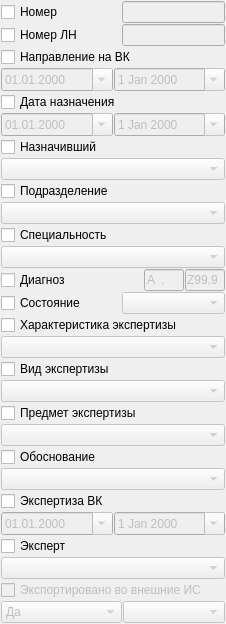
                    <widget class="QWidget" name="scrollAreaWidgetContents_9">
                     <property name="geometry">
                      <rect>
                       <x>0</x>
                       <y>0</y>
                       <width>217</width>
                       <height>560</height>
                      </rect>
                     </property>
                     <layout class="QGridLayout" name="gridLayout_57">
                      <property name="margin">
                       <number>1</number>
                      </property>
                      <property name="spacing">
                       <number>1</number>
                      </property>
                      <item row="19" column="0" colspan="3">
                       <widget class="QCheckBox" name="chkFilterExpertMKBMC">
                        <property name="text">
                         <string>Диагноз</string>
                        </property>
                       </widget>
                      </item>
                      <item row="14" column="0" colspan="5">
                       <widget class="CPersonComboBoxEx" name="cmbFilterExpertSetPersonMC">
                        <property name="enabled">
                         <bool>false</bool>
                        </property>
                       </widget>
                      </item>
                      <item row="19" column="4">
                       <widget class="CICDCodeEdit" name="edtFilterExpertEndMKBMC">
                        <property name="enabled">
                         <bool>false</bool>
                        </property>
                        <property name="sizePolicy">
                         <sizepolicy hsizetype="Fixed" vsizetype="Fixed">
                          <horstretch>0</horstretch>
                          <verstretch>0</verstretch>
                         </sizepolicy>
                        </property>
                        <property name="maximumSize">
                         <size>
                          <width>40</width>
                          <height>16777215</height>
                         </size>
                        </property>
                        <property name="inputMask">
                         <string>a00.00; </string>
                        </property>
                        <property name="text">
                         <string>Z99.9</string>
                        </property>
                        <property name="maxLength">
                         <number>6</number>
                        </property>
                       </widget>
                      </item>
                      <item row="16" column="0" colspan="5">
                       <widget class="COrgStructureComboBox" name="cmbFilterExpertOrgStructMC">
                        <property name="enabled">
                         <bool>false</bool>
                        </property>
                       </widget>
                      </item>
                      <item row="30" column="0" colspan="5">
                       <layout class="QHBoxLayout" name="horizontalLayout_17">
                        <item>
                         <widget class="CDateEdit" name="edtFilterBegExecDateMC">
                          <property name="enabled">
                           <bool>false</bool>
                          </property>
                          <property name="displayFormat">
                           <string notr="true">dd.MM.yyyy</string>
                          </property>
                          <property name="calendarPopup">
                           <bool>true</bool>
                          </property>
                         </widget>
                        </item>
                        <item>
                         <widget class="CDateEdit" name="edtFilterEndExecDateMC">
                          <property name="enabled">
                           <bool>false</bool>
                          </property>
                          <property name="calendarPopup">
                           <bool>true</bool>
                          </property>
                         </widget>
                        </item>
                       </layout>
                      </item>
                      <item row="26" column="0" colspan="5">
                       <widget class="CRBComboBox" name="cmbFilterExpertExpertiseObjectMC">
                        <property name="enabled">
                         <bool>false</bool>
                        </property>
                       </widget>
                      </item>
                      <item row="7" column="1" colspan="4">
                       <widget class="QLineEdit" name="edtFilterExpertNumberMC">
                        <property name="enabled">
                         <bool>false</bool>
                        </property>
                       </widget>
                      </item>
                      <item row="27" column="0" colspan="5">
                       <widget class="QCheckBox" name="chkFilterExpertExpertiseArgumentMC">
                        <property name="text">
                         <string>Обоснование</string>
                        </property>
                       </widget>
                      </item>
                      <item row="17" column="0" colspan="5">
                       <widget class="QCheckBox" name="chkFilterExpertSpecialityMC">
                        <property name="text">
                         <string>Специальность</string>
                        </property>
                       </widget>
                      </item>
                      <item row="20" column="1" colspan="4">
                       <widget class="CActionStatusComboBox" name="cmbFilterExpertClosedMC">
                        <property name="enabled">
                         <bool>false</bool>
                        </property>
                       </widget>
                      </item>
                      <item row="22" column="0" colspan="5">
                       <widget class="CRBComboBox" name="cmbFilterExpertExpertiseCharacterMC">
                        <property name="enabled">
                         <bool>false</bool>
                        </property>
                       </widget>
                      </item>
                      <item row="21" column="0" colspan="5">
                       <widget class="QCheckBox" name="chkFilterExpertExpertiseCharacterMC">
                        <property name="text">
                         <string>Характеристика экспертизы</string>
                        </property>
                       </widget>
                      </item>
                      <item row="25" column="0" colspan="5">
                       <widget class="QCheckBox" name="ghkFilterExpertExpertiseObjectMC">
                        <property name="text">
                         <string>Предмет экспертизы</string>
                        </property>
                       </widget>
                      </item>
                      <item row="19" column="3">
                       <widget class="CICDCodeEdit" name="edtFilterExpertBegMKBMC">
                        <property name="enabled">
                         <bool>false</bool>
                        </property>
                        <property name="sizePolicy">
                         <sizepolicy hsizetype="Fixed" vsizetype="Fixed">
                          <horstretch>0</horstretch>
                          <verstretch>0</verstretch>
                         </sizepolicy>
                        </property>
                        <property name="maximumSize">
                         <size>
                          <width>40</width>
                          <height>16777215</height>
                         </size>
                        </property>
                        <property name="inputMask">
                         <string>a00.00; </string>
                        </property>
                        <property name="text">
                         <string>A.</string>
                        </property>
                        <property name="maxLength">
                         <number>6</number>
                        </property>
                       </widget>
                      </item>
                      <item row="35" column="2">
                       <spacer name="verticalSpacer_7">
                        <property name="orientation">
                         <enum>Qt::Vertical</enum>
                        </property>
                        <property name="sizeHint" stdset="0">
                         <size>
                          <width>20</width>
                          <height>40</height>
                         </size>
                        </property>
                       </spacer>
                      </item>
                      <item row="7" column="0">
                       <widget class="QCheckBox" name="chkFilterExpertNumberMC">
                        <property name="text">
                         <string>Номер ЛН</string>
                        </property>
                       </widget>
                      </item>
                      <item row="15" column="0" colspan="5">
                       <widget class="QCheckBox" name="chkFilterExpertOrgStructMC">
                        <property name="text">
                         <string>Подразделение</string>
                        </property>
                       </widget>
                      </item>
                      <item row="29" column="0" colspan="5">
                       <widget class="QCheckBox" name="chkFilterExecDateMC">
                        <property name="text">
                         <string>Экспертиза ВК</string>
                        </property>
                       </widget>
                      </item>
                      <item row="6" column="0">
                       <widget class="QCheckBox" name="chkFilterExpertNumberExpertise">
                        <property name="text">
                         <string>Номер</string>
                        </property>
                       </widget>
                      </item>
                      <item row="6" column="1" colspan="4">
                       <widget class="QLineEdit" name="edtFilterExpertNumberExpertise">
                        <property name="enabled">
                         <bool>false</bool>
                        </property>
                       </widget>
                      </item>
                      <item row="24" column="0" colspan="5">
                       <widget class="CRBComboBox" name="cmbFilterExpertExpertiseKindMC">
                        <property name="enabled">
                         <bool>false</bool>
                        </property>
                       </widget>
                      </item>
                      <item row="20" column="0">
                       <widget class="QCheckBox" name="chkFilterExpertClosedMC">
                        <property name="text">
                         <string>Состояние</string>
                        </property>
                       </widget>
                      </item>
                      <item row="23" column="0" colspan="5">
                       <widget class="QCheckBox" name="chkFilterExpertExpertiseKindMC">
                        <property name="text">
                         <string>Вид экспертизы</string>
                        </property>
                       </widget>
                      </item>
                      <item row="10" column="0" colspan="5">
                       <layout class="QHBoxLayout" name="horizontalLayout_11">
                        <item>
                         <widget class="CDateEdit" name="edtFilterBegDirectDateOnMC">
                          <property name="enabled">
                           <bool>false</bool>
                          </property>
                          <property name="sizePolicy">
                           <sizepolicy hsizetype="Minimum" vsizetype="Fixed">
                            <horstretch>0</horstretch>
                            <verstretch>0</verstretch>
                           </sizepolicy>
                          </property>
                          <property name="minimumSize">
                           <size>
                            <width>94</width>
                            <height>0</height>
                           </size>
                          </property>
                          <property name="maximumSize">
                           <size>
                            <width>16777215</width>
                            <height>16777215</height>
                           </size>
                          </property>
                          <property name="displayFormat">
                           <string notr="true">dd.MM.yyyy</string>
                          </property>
                          <property name="calendarPopup">
                           <bool>true</bool>
                          </property>
                         </widget>
                        </item>
                        <item>
                         <widget class="CDateEdit" name="edtFilterEndDirectDateOnMC">
                          <property name="enabled">
                           <bool>false</bool>
                          </property>
                          <property name="minimumSize">
                           <size>
                            <width>94</width>
                            <height>0</height>
                           </size>
                          </property>
                          <property name="maximumSize">
                           <size>
                            <width>16777215</width>
                            <height>16777215</height>
                           </size>
                          </property>
                          <property name="calendarPopup">
                           <bool>true</bool>
                          </property>
                         </widget>
                        </item>
                       </layout>
                      </item>
                      <item row="13" column="0" colspan="5">
                       <widget class="QCheckBox" name="chkFilterExpertSetPersonMC">
                        <property name="text">
                         <string>Назначивший</string>
                        </property>
                       </widget>
                      </item>
                      <item row="31" column="0" colspan="5">
                       <widget class="QCheckBox" name="chkExpertIdMC">
                        <property name="text">
                         <string>Эксперт</string>
                        </property>
                       </widget>
                      </item>
                      <item row="18" column="0" colspan="5">
                       <widget class="CRBComboBox" name="cmbFilterExpertSpecialityMC">
                        <property name="enabled">
                         <bool>false</bool>
                        </property>
                       </widget>
                      </item>
                      <item row="9" column="0" colspan="5">
                       <widget class="QCheckBox" name="chkFilterDirectDateOnMC">
                        <property name="text">
                         <string>Направление на ВК</string>
                        </property>
                       </widget>
                      </item>
                      <item row="32" column="0" colspan="5">
                       <widget class="CPersonComboBoxEx" name="cmbExpertIdMC">
                        <property name="enabled">
                         <bool>false</bool>
                        </property>
                       </widget>
                      </item>
                      <item row="33" column="0" colspan="5">
                       <widget class="QCheckBox" name="chkFilterExpertExportedToExternalISMC">
                        <property name="enabled">
                         <bool>false</bool>
                        </property>
                        <property name="text">
                         <string>Экспортировано во внешние ИС</string>
                        </property>
                       </widget>
                      </item>
                      <item row="34" column="0" colspan="2">
                       <widget class="QComboBox" name="cmbFilterExpertExportedTypeMC">
                        <property name="enabled">
                         <bool>false</bool>
                        </property>
                        <item>
                         <property name="text">
                          <string>Да</string>
                         </property>
                        </item>
                        <item>
                         <property name="text">
                          <string>Нет</string>
                         </property>
                        </item>
                       </widget>
                      </item>
                      <item row="34" column="2" colspan="3">
                       <widget class="CRBComboBox" name="cmbFilterExpertIntegratedISMC">
                        <property name="enabled">
                         <bool>false</bool>
                        </property>
                       </widget>
                      </item>
                      <item row="28" column="0" colspan="5">
                       <widget class="CRBComboBox" name="cmbFilterExpertExpertiseArgumentMC">
                        <property name="enabled">
                         <bool>false</bool>
                        </property>
                       </widget>
                      </item>
                      <item row="11" column="0">
                       <widget class="QCheckBox" name="chkFilterExpertDirectionDateMC">
                        <property name="text">
                         <string>Дата назначения</string>
                        </property>
                       </widget>
                      </item>
                      <item row="12" column="0" colspan="5">
                       <layout class="QHBoxLayout" name="horizontalLayout_86">
                        <item>
                         <widget class="CDateEdit" name="edtFilterExpertDirectionBegDateMC">
                          <property name="enabled">
                           <bool>false</bool>
                          </property>
                          <property name="sizePolicy">
                           <sizepolicy hsizetype="Minimum" vsizetype="Fixed">
                            <horstretch>0</horstretch>
                            <verstretch>0</verstretch>
                           </sizepolicy>
                          </property>
                          <property name="minimumSize">
                           <size>
                            <width>94</width>
                            <height>0</height>
                           </size>
                          </property>
                          <property name="maximumSize">
                           <size>
                            <width>16777215</width>
                            <height>16777215</height>
                           </size>
                          </property>
                          <property name="displayFormat">
                           <string notr="true">dd.MM.yyyy</string>
                          </property>
                          <property name="calendarPopup">
                           <bool>true</bool>
                          </property>
                         </widget>
                        </item>
                        <item>
                         <widget class="CDateEdit" name="edtFilterExpertDirectionEndDateMC">
                          <property name="enabled">
                           <bool>false</bool>
                          </property>
                          <property name="minimumSize">
                           <size>
                            <width>94</width>
                            <height>0</height>
                           </size>
                          </property>
                          <property name="maximumSize">
                           <size>
                            <width>16777215</width>
                            <height>16777215</height>
                           </size>
                          </property>
                          <property name="calendarPopup">
                           <bool>true</bool>
                          </property>
                         </widget>
                        </item>
                       </layout>
                      </item>
                     </layout>
                    </widget>
